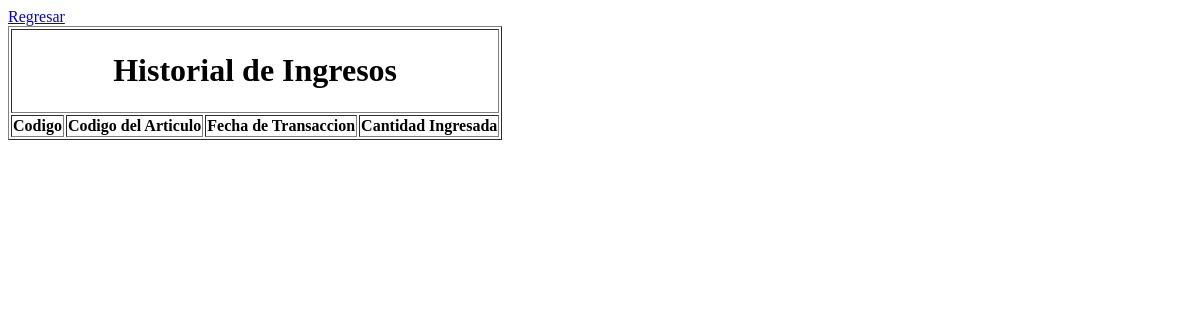
Page /historial_ingresos.php on the earlier database version.
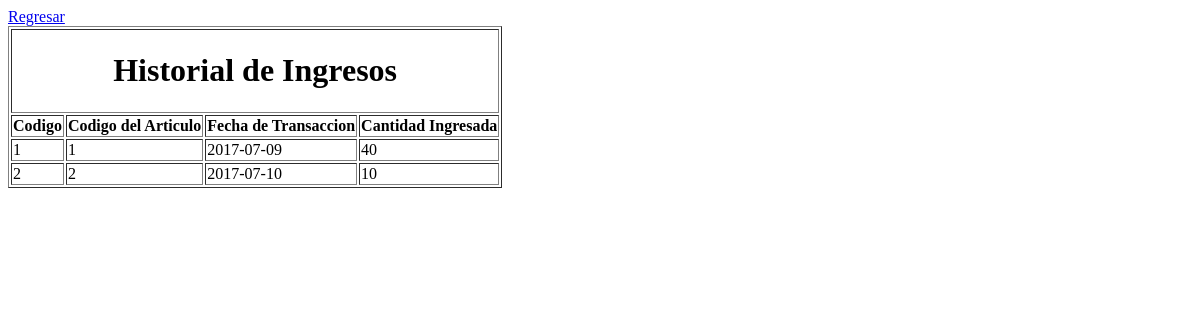
Same page on the later database version.
### tables this page shows
CREATE TABLE `ingresos` (
  `Codigo` int(11) NOT NULL,
  `Cod_Articulo` varchar(5) NOT NULL,
  `Fecha_en` date NOT NULL,
  `Cantidad` int(11) NOT NULL
);

### historial_ingresos.php (the view, shortened to what this page needs)
<!DOCTYPE html>
<html>
    <head>
    </head>
    <body>
        <div id="principal">
        <a href="index.php">Regresar</a>
            <table border="1">
                <tr>
                    <td colspan="4" align="center"><h1>Historial de Ingresos</h1></td>
                </tr>
                <tr>
                    <th>Codigo</th>
                    <th>Codigo del Articulo</th>
                    <th>Fecha de Transaccion</th>
                    <th>Cantidad Ingresada</th>
                </tr>
                <?php
                    include("cn/bdconexion.php");
                    $sql=mysqli_query($db,"SELECT * FROM ingresos") or die(mysqli_error());
                    while($row=mysqli_fetch_array($sql)) {
                        echo '
                            <tr>
                                <td>'.$row['Codigo'].'</td>
                                <td>'.$row['Cod_Articulo'].'</td>
                                <td>'.$row['Fecha_en'].'</td>
                                <td>'.$row['Cantidad'].'</td>
                            </tr>
                        ';
                    }
                ?>
            </table>
        </div>
    </body>
</html>

Differences in the rows shown:
added ingresos: Codigo "1", Cod_Articulo "1", Fecha_en "2017-07-09", Cantidad "40"
added ingresos: Codigo "2", Cod_Articulo "2", Fecha_en "2017-07-10", Cantidad "10"
